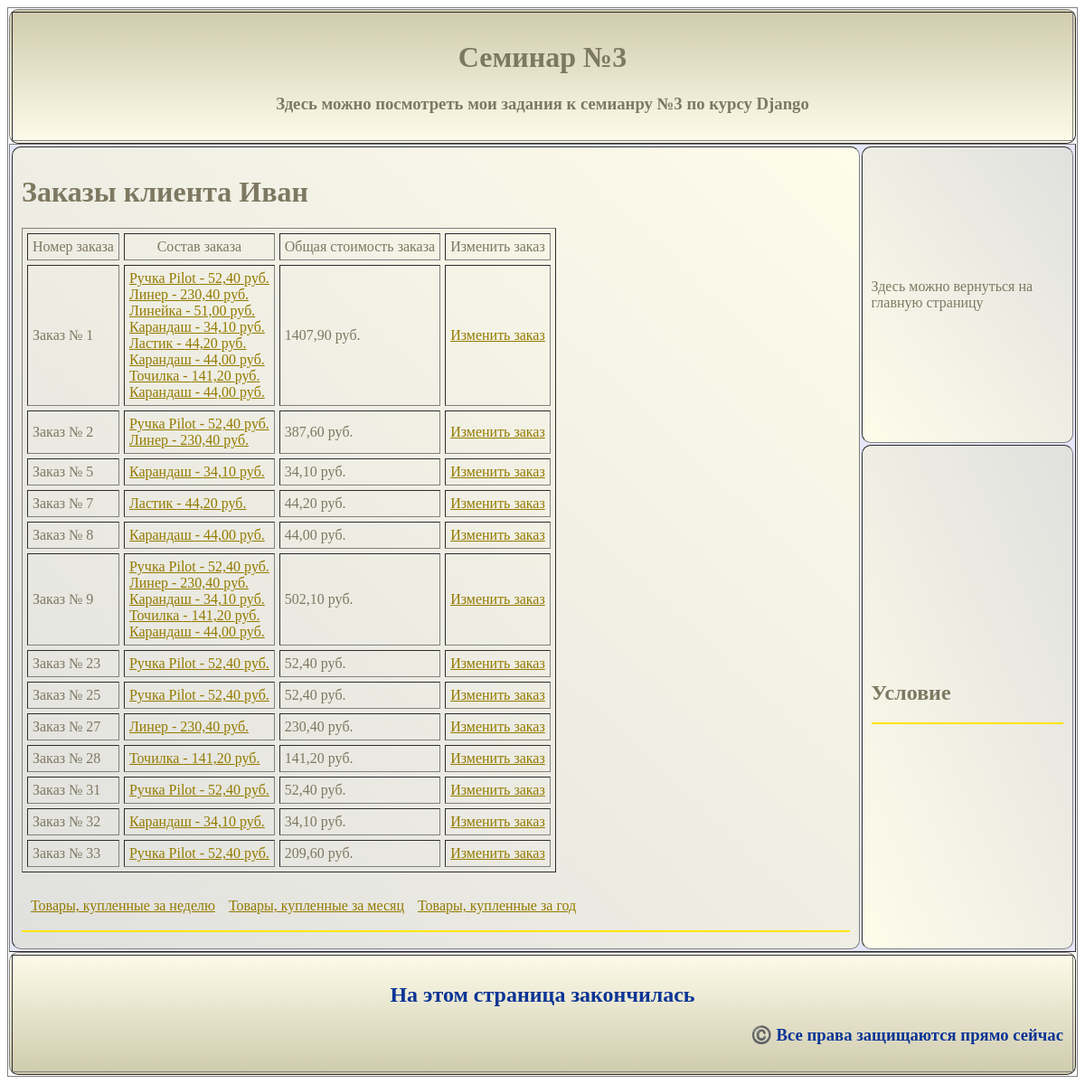
/client/1/, run on the app's committed database.
### hw_app/models.py (models this page shows, shortened)
class Client(models.Model):
    name = models.CharField(max_length=100)
    email = models.EmailField()
    phone = models.CharField(max_length=20)
    adress = models.CharField(max_length=200, default=None)
    date_registration = models.DateField(default=timezone.now)
    def __str__(self) -> str:
        return f'{self.name}'

class Order(models.Model):
    client = models.ForeignKey(Client, on_delete=models.CASCADE)
    goods = models.ManyToManyField(Goods)
    common_price = models.DecimalField(max_digits=100, decimal_places=2, default=0)
    date_create = models.DateField(default=timezone.now)

class Goods(models.Model):
    title = models.CharField(max_length=100)
    description = models.TextField(default=None)
    price = models.DecimalField(max_digits=10, decimal_places=2)
    quantity = models.IntegerField()
    date_adding = models.DateField(default=timezone.now)

### hw_app/views.py (the view)
# urls.py: path('client/<int:client_id>/', views.client_orders, name='client_orders'),
def client_orders(request, client_id):
    client = get_object_or_404(Client, pk=client_id)
    orders = Order.objects.filter(client=client)
    context = {'client': client, 'orders': orders}
    return render(request, 'hw_app/client_orders.html', context)

### hw_app/templates/hw_app/client_orders.html (shortened to what this page needs)
{% extends 'hw_app/base.html' %}
{% block content %}
<h1>Заказы клиента {{ client }}</h1>
    <table border="1" cellpadding="5" cellspacing="5">
        <tr align="center">
            <td>Номер заказа</td>
            <td>Состав заказа</td>
            <td>Общая стоимость заказа</td>
            <td>Изменить заказ</td>
        </tr>
        {% for order in orders %}
            <tr>
                <td> Заказ № {{ order.pk }} </td>
                <td>
                    {% for goods in order.goods.all %}
                    <a href="{% url 'goods_description' goods.pk %}">{{ goods.title }} - {{ goods.price }} руб.</a></br>
                    {% endfor %}
                </td>
                <td>{{ order.common_price }} руб.</td>
                <td><a href="{% url 'change_order' client.pk order.pk %}"> Изменить заказ </a></td>
            </tr>
        {% endfor %}
    </table>
    <table cellpadding="5" cellspacing="5">
        <tr>
            <td>
                <a href="{% url 'orders_term' client.pk 7 %}"> Товары, купленные за неделю </a></br>
            </td>
            <td>
                <a href="{% url 'orders_term' client.pk 30 %}"> Товары, купленные за месяц </a></br>
            </td>
            <td>
                <a href="{% url 'orders_term' client.pk 365 %}"> Товары, купленные за год </a></br>
            </td>
        </tr>
    </table>
{% endblock %}

### hw_app/templates/hw_app/base.html (shortened to what this page needs)
<!DOCTYPE html>
<html lang="ru">
    <head>
    </head>
    <body link="#947b00" vlink="d1b00a" alink="d1b00a">
        <table border="1" align="center" rules="rows" style="width:100%;">
            <tr>
                <td>
                    <table border="1" background="images/168.png" class="gradient_head" cellpadding="10">
                        <tr>
                            <th style = "background-size: cover">
                                <h1>Семинар №3</h1>
                                <h3>Здесь можно посмотреть мои задания к семианру №3 по курсу Django</h3>
                            </th>
                        </tr>
                    </table>
                    <table border="1" bgcolor="#e6e6fa" cellpadding="10" width=100%>
                        <tr>
                            <td rowspan="2" class="gradient_main" valign = "top">
                                {% block content %}{% endblock %}
                                {% block menu %}
                                    <hr color="#ffe500">
                                {% endblock %}
                            </td>
                            <td class="gradient_menu">
                                {% block enter_1 %}
                                Здесь можно вернуться на главную страницу
                                {% endblock %}
                            </td>
                        </tr>
                        <tr>
                            <td class="gradient_menu">
                                {% block enter_2 %}
                                    <h2>Условие</h2>
                                    <hr color="#ffe500">
                                {% endblock %}
                            </td>
                        </tr>
                    </table>
                    <table border="1" class="gradient_footer" height="100" cellpadding="10">
                        <tr>
                            <th>
                                <h2>На этом страница закончилась</h2>
                                <h3 align = "right">©️ Все права защищаются прямо сейчас</h3>
                            </th>
                        </tr>
                    </table>
                </td>
            </tr>
        </table>
    </body>
</html>

### hw_app/templates/hw_app/base.html (style rules this page uses)
.gradient_head { background: #cfcbae; background: linear-gradient(to top, #fefcea, #cfcbae); color: #7d7861; width:100%; border-radius:10px; }
.gradient_main { background: #e0e0de; background: linear-gradient(to bottom left, #fefcea, #e0e0de); color: #7d7861; width:80%; border-radius:10px; }
.gradient_menu { background: #e0e0de; background: linear-gradient(to top right, #fefcea, #e0e0de); color: #7d7861; text-align: left; width:20%; border-radius:10px; }
.gradient_footer { background: #cfcbae; background: linear-gradient(to bottom, #fefcea, #cfcbae); color: #0a3496; width:100%; border-radius:10px; }

### data on the page
Client: name "Иван"
Order: pk "1", common_price "1407,90"
Goods: title "Ручка Pilot", price "52,40"
Goods: title "Линер", price "230,40"
Goods: title "Линейка", price "51,00"
Goods: title "Карандаш", price "34,10"
Goods: title "Ластик", price "44,20"
Goods: title "Карандаш", price "44,00"
Goods: title "Точилка", price "141,20"
Goods: title "Карандаш", price "44,00"
Order: pk "2", common_price "387,60"
Order: pk "5", common_price "34,10"
Order: pk "7", common_price "44,20"
Order: pk "8", common_price "44,00"
Goods: title "Карандаш", price "44,00"
Order: pk "9", common_price "502,10"
Order: pk "23", common_price "52,40"
Order: pk "25", common_price "52,40"
Order: pk "27", common_price "230,40"
Order: pk "28", common_price "141,20"
Order: pk "31", common_price "52,40"
Order: pk "32", common_price "34,10"
Order: pk "33", common_price "209,60"
